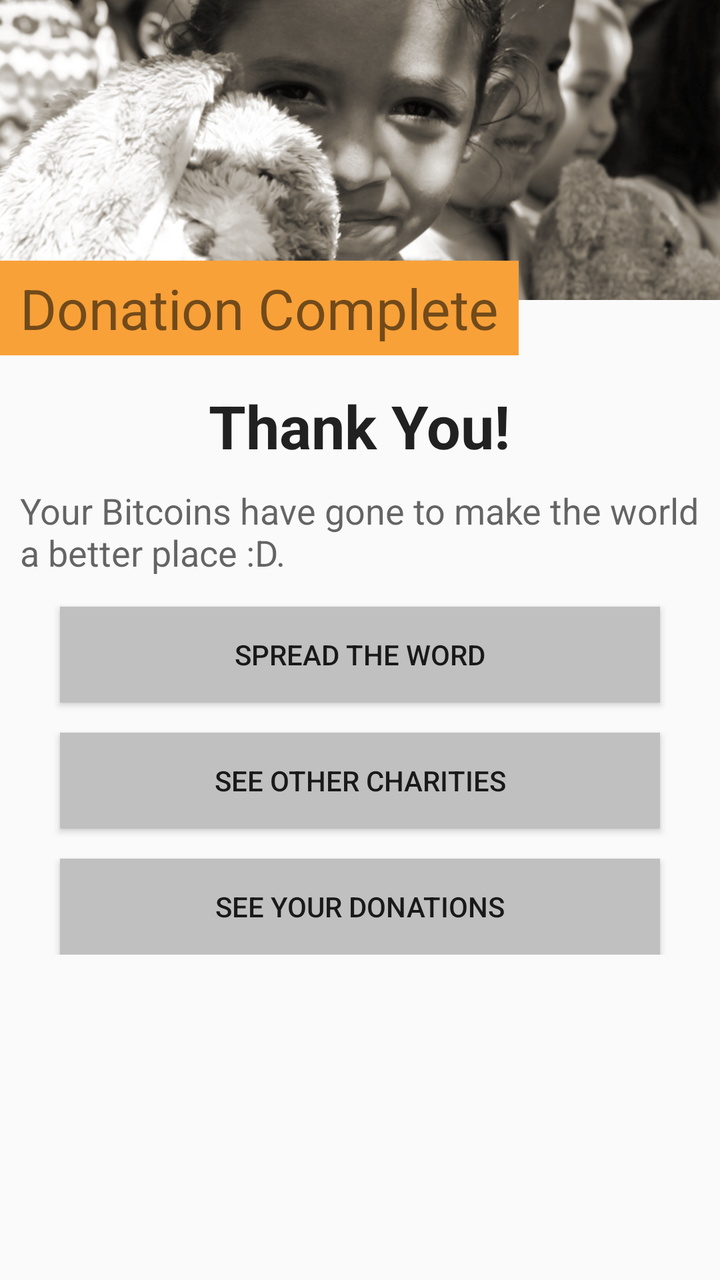
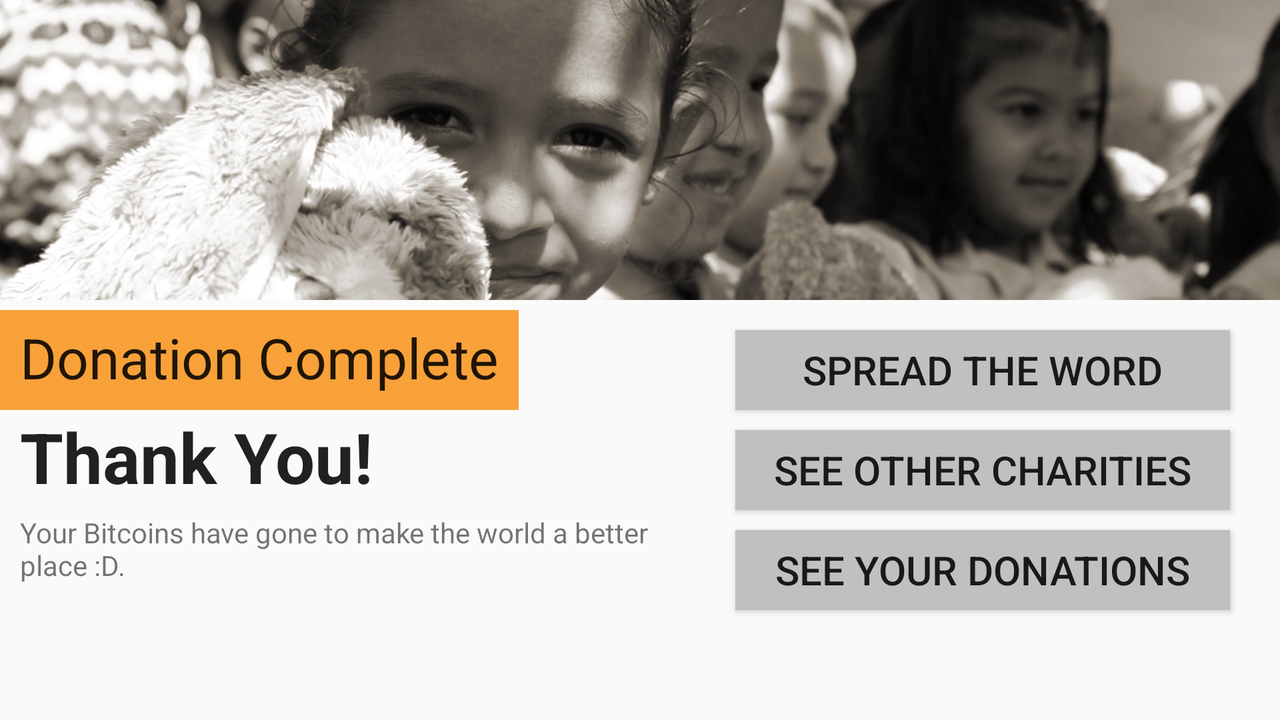

An Android layout and its configuration variant, each rendered on a device that would load it. The default file and the variant file are quoted in full after the pictures.
<!-- AndroidManifest.xml: application theme Theme.AppCompat.Light -->
<!-- res/layout/activity_thank_you.xml -->
<ScrollView xmlns:android="http://schemas.android.com/apk/res/android"
	xmlns:tools="http://schemas.android.com/tools"
	android:id="@+id/ScrlView" 
	android:layout_width="fill_parent" 
	android:layout_height="fill_parent"
	tools:context=".ThankYouActivity" > 

	<RelativeLayout 
	    android:layout_width="match_parent"
	    android:layout_height="wrap_content" >
	    
	    <ImageView
	        android:id="@+id/ThankYou_ImageView_PortraitBanner"
	        android:layout_width="wrap_content"
	        android:layout_height="150dp"
	        android:layout_alignParentLeft="true"
	        android:layout_alignParentTop="true"
	        android:layout_alignParentRight="true"
	        android:scaleType="centerCrop"
	        android:src="@drawable/thankyou_portrait_topbanner" 
	        android:contentDescription="@string/thank_you_banner_contentdescription"/>
	    
	    <TextView
	        android:id="@+id/ThankYou_TextView_EncouragingBlurb"
	        android:layout_width="wrap_content"
	        android:layout_height="wrap_content"
	        android:layout_alignParentLeft="true"
	        android:layout_below="@+id/ThankYou"
	        android:layout_marginTop="10dp"
	        android:text="@string/thank_you_text"
	        android:layout_marginLeft="10dp"
	        android:textAppearance="?android:attr/textAppearanceMedium" />
	
	    <TextView
	        android:id="@+id/ThankYou_TextView_DonationComplete"
	        style="@style/LandscapeTitleText"
	        android:layout_below="@+id/ThankYou_ImageView_PortraitBanner"
	        android:layout_width="wrap_content"
	        android:layout_height="wrap_content"
	        android:layout_alignParentLeft="true"
	        android:layout_marginTop="-20dp"
	        android:text="@string/thank_you_donationcomplete" />
	
	    <TextView
	        android:id="@+id/ThankYou"
	        android:layout_width="wrap_content"
	        android:layout_height="wrap_content"
	        android:layout_below="@+id/ThankYou_TextView_DonationComplete"
	        android:layout_centerHorizontal="true"
	        android:layout_marginTop="15dp"
	        android:text="@string/thank_you_title"
	        android:textAppearance="?android:attr/textAppearanceLarge"
	        android:textSize="30sp"
	        android:textStyle="bold" />
	    
	    <Button
	        android:id="@+id/ThankYou_Button_Tweet"
	        android:layout_width="wrap_content"
	        android:layout_height="wrap_content"
	        android:layout_below="@+id/ThankYou_TextView_EncouragingBlurb"
	        android:layout_centerHorizontal="true"
	        android:layout_marginTop="15dp"
	        android:layout_alignRight="@+id/ThankYou_Button_SeeOtherCharities"
	        android:layout_alignLeft="@+id/ThankYou_Button_SeeOtherCharities"
	        android:background="@drawable/gray_button"
	        android:onClick="Tweet_Click"
	        android:padding="10dp"
	        android:text="@string/thank_you_share" />
	    
	    <Button
	        android:id="@+id/ThankYou_Button_SeeTransactionHistory"
	        android:layout_width="wrap_content"
	        android:layout_height="wrap_content"
	        android:layout_below="@+id/ThankYou_Button_SeeOtherCharities"
	        android:layout_centerHorizontal="true"
	        android:layout_marginTop="15dp"
	        android:layout_alignRight="@+id/ThankYou_Button_SeeOtherCharities"
	        android:layout_alignLeft="@+id/ThankYou_Button_SeeOtherCharities"
	        android:background="@drawable/gray_button"
	        android:onClick="SeeTransactionHistory_Click"
	        android:padding="10dp"
	        android:text="@string/thank_you_seetransactionhistory" />
	
	    <Button
	        android:id="@+id/ThankYou_Button_SeeOtherCharities"
	        android:layout_width="300dp"
	        android:layout_height="wrap_content"
	        android:layout_below="@+id/ThankYou_Button_Tweet"
	        android:layout_centerHorizontal="true"
	        android:layout_marginTop="15dp"
	        android:background="@drawable/gray_button"
	        android:onClick="SeeOtherCharities_Click"
	        android:padding="10dp"
	        android:text="@string/thank_you_seeothercharities" />
	    	    	
	</RelativeLayout>
</ScrollView>
<!-- resources referenced by this layout -->
<resources>
  <!-- drawable gray_button (drawable) -->
  <?xml version="1.0" encoding="utf-8"?>
  <selector
      xmlns:android="http://schemas.android.com/apk/res/android">
  
      <item android:state_pressed="true" >
          <shape>
              <solid
                  android:color="#00dfea" />
              <stroke
                  android:width="4dp"
                  android:color="#69f8ff" />
          </shape>
      </item>
  
      <item>        
          <shape>
              <solid
                  android:color="#c0c0c0" />
      </shape>
      </item>
  </selector>
  <!-- drawable thankyou_portrait_topbanner: png bitmap (drawable, 319770 bytes) -->
  <string name="thank_you_banner_contentdescription">Thankful throngs are grateful for your contribution!</string>
  <string name="thank_you_donationcomplete">Donation Complete</string>
  <string name="thank_you_seeothercharities">See Other Charities</string>
  <string name="thank_you_seetransactionhistory">See Your Donations</string>
  <string name="thank_you_share">Spread the Word</string>
  <string name="thank_you_text">Your Bitcoins have gone to make the world a better place :D.</string>
  <string name="thank_you_title">Thank You!</string>
  <style name="LandscapeTitleText">
          <item name="android:background">@color/bitcoin_orange</item>
          <item name="android:paddingBottom">5dp</item>
          <item name="android:paddingLeft">10dp</item>
          <item name="android:paddingRight">10dp</item>
          <item name="android:paddingTop">5dp</item>
          <item name="android:textSize">28sp</item>        
      </style>
  <color name="bitcoin_orange">#f8a139</color>
</resources>
<!-- res/layout-land/activity_thank_you.xml (the author's variant of the layout above) -->
<!-- drawn on the phone turned sideways -->
<?xml version="1.0" encoding="utf-8"?>
<RelativeLayout xmlns:android="http://schemas.android.com/apk/res/android"
    android:layout_width="match_parent"
    android:layout_height="match_parent" >

    <Button
        android:id="@+id/ThankYou_Button_Tweet"
        android:layout_width="wrap_content"
        android:layout_height="40dp"
        android:layout_alignLeft="@+id/ThankYou_Button_SeeTransactionHistory"
        android:layout_alignRight="@+id/ThankYou_Button_SeeTransactionHistory"
        android:layout_below="@+id/ThankYouLandscape_ImageView_TopBanner"
        android:layout_marginTop="10dp"
        android:background="@drawable/gray_button"
        android:onClick="Tweet_Click"
        android:text="@string/thank_you_share"
        android:textSize="20sp" />

    <Button
        android:id="@+id/ThankYou_Button_SeeOtherCharities"
        android:layout_width="wrap_content"
        android:layout_height="40dp"
        android:layout_alignLeft="@+id/ThankYou_Button_SeeTransactionHistory"
        android:layout_alignRight="@+id/ThankYou_Button_SeeTransactionHistory"
        android:layout_below="@+id/ThankYou_Button_Tweet"
        android:layout_marginTop="10dp"
        android:background="@drawable/gray_button"
        android:onClick="SeeOtherCharities_Click"
        android:text="@string/thank_you_seeothercharities"
        android:textSize="20sp" />

    <Button
        android:id="@+id/ThankYou_Button_SeeTransactionHistory"
        android:layout_width="wrap_content"
        android:layout_height="40dp"
        android:layout_alignParentRight="true"
        android:layout_marginRight="25dp"
        android:layout_marginTop="10dp"
        android:layout_below="@+id/ThankYou_Button_SeeOtherCharities"
        android:background="@drawable/gray_button"
        android:onClick="SeeTransactionHistory_Click"
        android:paddingLeft="20dp"
        android:paddingRight="20dp"
        android:text="@string/thank_you_seetransactionhistory_land"
        android:textSize="20sp" />

    <TextView
        android:id="@+id/ThankYou_TextView_DonationComplete"
        style="@style/LandscapeTitleText"
        android:layout_width="wrap_content"
        android:layout_height="50dp"
        android:layout_alignParentLeft="true"
        android:layout_centerVertical="true"
        android:text="@string/thank_you_donationcomplete"
        android:textAppearance="?android:attr/textAppearanceLarge" />

    <ImageView
        android:id="@+id/ThankYouLandscape_ImageView_TopBanner"
        android:layout_width="wrap_content"
        android:layout_height="wrap_content"
        android:layout_above="@+id/ThankYou_TextView_DonationComplete"
        android:layout_marginBottom="5dp"
        android:layout_alignParentLeft="true"
        android:layout_alignParentRight="true"
        android:layout_alignParentTop="true"
        android:src="@drawable/activity_thankyou_top"
        android:contentDescription="@string/thank_you_banner_contentdescription" 
        android:scaleType="centerCrop"/>

    <TextView
        android:id="@+id/ThankYou_TextView_EncouragingBlurb"
        android:layout_width="wrap_content"
        android:layout_height="wrap_content"
        android:layout_alignParentLeft="true"
        android:layout_toLeftOf="@+id/ThankYou_Button_SeeOtherCharities"
        android:layout_below="@+id/ThankYou_TextView_ThankYou"
        android:layout_marginTop="5dp"
        android:paddingLeft="10dp"
        android:text="@string/thank_you_text"
        android:textAppearance="?android:attr/textAppearanceSmall" />

	
    <TextView
        android:id="@+id/ThankYou_TextView_ThankYou"
        android:layout_width="wrap_content"
        android:layout_height="wrap_content"
        android:layout_alignParentLeft="true"
        android:layout_marginLeft="10dp"
        android:layout_below="@+id/ThankYou_TextView_DonationComplete"
        android:text="@string/title_activity_thank_you"
        android:textAppearance="?android:attr/textAppearanceLarge"
        android:textSize="35sp"
        android:textStyle="bold" />

</RelativeLayout>
<!-- resources referenced by the variant -->
<!-- as the phone turned sideways resolves them -->
<resources>
  <!-- drawable activity_thankyou_top: png bitmap (drawable-xhdpi, 435271 bytes) -->
  <!-- drawable gray_button (drawable) -->
  <?xml version="1.0" encoding="utf-8"?>
  <selector
      xmlns:android="http://schemas.android.com/apk/res/android">
  
      <item android:state_pressed="true" >
          <shape>
              <solid
                  android:color="#00dfea" />
              <stroke
                  android:width="4dp"
                  android:color="#69f8ff" />
          </shape>
      </item>
  
      <item>        
          <shape>
              <solid
                  android:color="#c0c0c0" />
      </shape>
      </item>
  </selector>
  <string name="thank_you_banner_contentdescription">Thankful throngs are grateful for your contribution!</string>
  <string name="thank_you_donationcomplete">Donation Complete</string>
  <string name="thank_you_seeothercharities">See Other Charities</string>
  <string name="thank_you_seetransactionhistory_land">See Your Donations</string>
  <string name="thank_you_share">Spread the Word</string>
  <string name="thank_you_text">Your Bitcoins have gone to make the world a better place :D.</string>
  <string name="title_activity_thank_you">Thank You!</string>
  <style name="LandscapeTitleText">
          <item name="android:background">@color/bitcoin_orange</item>
          <item name="android:paddingBottom">5dp</item>
          <item name="android:paddingLeft">10dp</item>
          <item name="android:paddingRight">10dp</item>
          <item name="android:paddingTop">5dp</item>
          <item name="android:textSize">28sp</item>        
      </style>
  <color name="bitcoin_orange">#f8a139</color>
</resources>
